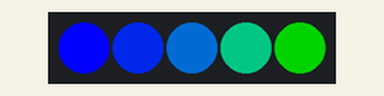
Simulated run of this sketch. Board: Arduino Uno, built with avr-gcc and run on an emulated ATmega328P. On the bench: 5 RGB LEDs in strip order, left to right. Random numbers use the default seed unless the sketch sets one.

Above: at 2.1 s.
At 14.43 s:
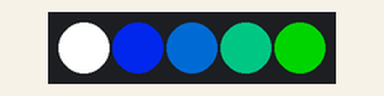
Timing chart, 0 to 40.0 s (numbered marks = the images above):
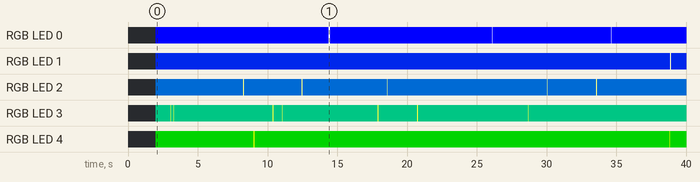

Measured:
- by itself, RGB LED 1: off → RGB(0, 32, 192) at 2.0 s, → RGB(255, 255, 192) 36.9 s later, → RGB(0, 32, 192) 0.05 s later
- by itself, RGB LED 4: goes RGB(0, 128, 0) 7.0 s, RGB(255, 255, 0) 0.05 s, RGB(0, 128, 0) 29.8 s, RGB(255, 255, 0) 0.05 s, then RGB(0, 128, 0)
- by itself, RGB LED 0: goes RGB(0, 0, 255) 12.4 s, RGB(255, 255, 255) 0.10 s, RGB(0, 0, 255) 11.6 s, RGB(255, 255, 255) 0.05 s, RGB(0, 0, 255) 8.5 s, RGB(255, 255, 255) 0.05 s, then RGB(0, 0, 255)
- what the display in image 0 shows lasts 1.1 s, from 2.0 s to 3.1 s

The sketch:

QuietVines.ino
```cpp
//Quick sketch to have lights for cut.shred event
// Debra Lemak 04/28/18
#include "FastLED.h"

#define NUM_LEDS 5
#define ledpin 4

CRGB strand1[NUM_LEDS];

TBlendType blendingType;
//tBlendType is a data type like int/char/uint8_t etc., used to choose LINERBLEND and NOBLEND/
//////////////////////////////////////////////
void setup(){
  delay(2000);                                      // saftey first
  FastLED.addLeds<WS2811,ledpin,RGB>(strand1,NUM_LEDS);
  fill_solid(strand1, NUM_LEDS, CRGB(0,0,0));         // fill all black
  FastLED.show();                                   // show
  blendingType = LINEARBLEND;                       // options are LINEARBLEND or NOBLEND - linear is 'cleaner'
}
/////////////////////////////////////////////
void loop(){
  aquapaint ();
  addYellowGlitter(8);
  FastLED.show();
  delay(50);
  }

////////////////////////////////////////////

void addYellowGlitter( fract8 chanceOfGlitter) {
  if( random8() < chanceOfGlitter) {
    strand1[ random16(NUM_LEDS) ] += CRGB::Yellow;
  }
}

void aquapaint (){
    for( int i = 0; i < NUM_LEDS; i++) {
    float fractionOfTheWayAlongTheStrip = (float)i / (float)(NUM_LEDS-1);
    uint8_t amountOfBlending = fractionOfTheWayAlongTheStrip * 255;
    CRGB pixelColor = blend( CRGB::Blue, CRGB::Green, amountOfBlending);
    strand1[i] = pixelColor;
  }}
```
